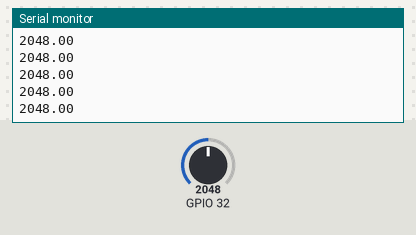
The sketch below on a simulated ESP32. Shown: the last lines printed to the serial monitor. The test bench sets the inputs (shaded band); at power-on: GPIO 32 = 2048.

Above: at 1.2 s.
1.3 s: GPIO 32 set to 2866
At 1.56 s:
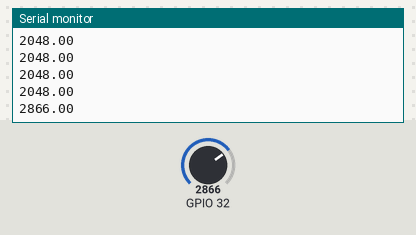
2.8 s: GPIO 32 set to 3603
At 2.96 s:
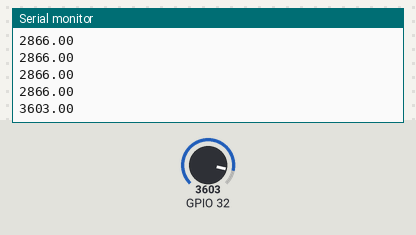
Timing chart, 0 to 5.8 s (numbered marks = the images above; inputs shaded):
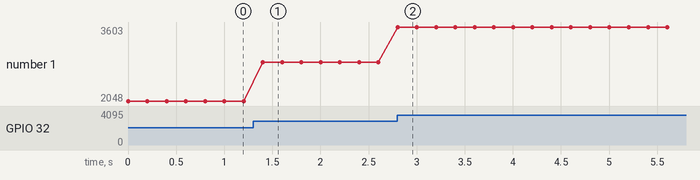

The sketch:

analogTest.ino
```cpp
float sensorValue;

void setup() {
  Serial.begin(115200);
}
void loop() {
  sensorValue = analogRead(32);
  Serial.println(sensorValue);
  delay(200);
    }
```

Measured:
- after the input at 1.3 s, the serial monitor: prints a new line after 0.10 s (image 1)
- after the input at 2.8 s, the serial monitor: prints a new line at once (image 2)
- plotted number 1: 2048 → 2866 after the input at 1.3 s, 2866 → 3603 after the input at 2.8 s
